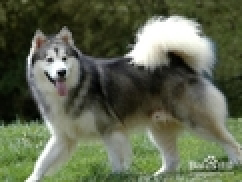
#> input picture test/luckydog.jpeg, 121 x 91 px (shown 2 times larger)
$ python matplotlib_test5.py
#> lines starting #> are read from the running program, lines starting #| are printed output that depends on the picture
#!/usr/bin/env python
# -*- coding: UTF-8 -*-

# 这段代码中第一个例子是读取一个本地图片并显示，
# 第二个例子中直接把上小节中反傅里叶变换生成的矩阵作为图像拿过来，原图和经过乘以3再加4变换的图直接绘制了两个形状一样，但是值的范围不一样的图案。
# 显示的时候imshow会自动进行归一化，把最亮的值显示为纯白，最暗的值显示为纯黑。
# 这是一种非常方便的设定，尤其是查看深度学习中某个卷积层的响应图时

import matplotlib.pyplot as plt
import numpy as np

np.random.seed(42)

n_grids = 51  # x-y平面的格点数
c = n_grids // 2  # 中心位置
nf = 2  # 低频成分的个数

x = np.linspace(0, 1, n_grids)
y = np.linspace(0, 1, n_grids)

X, Y = np.meshgrid(x, y)

spectrum = np.zeros((n_grids, n_grids), dtype=np.complex)

noise = [np.complex(x, y) for x, y in np.random.uniform(-1, 1, ((2 * nf + 1) ** 2 // 2, 2))]

noisy_block = np.concatenate((noise, [0j], np.conjugate(noise[::-1])))

spectrum[c - nf:c + nf + 1, c - nf:c + nf + 1] = noisy_block.reshape((2 * nf + 1, 2 * nf + 1))

Z = np.real(np.fft.ifft2(np.fft.ifftshift(spectrum)))


# 读取一张小白狗的照片并显示
plt.figure('dog picture')
little_dog_img = plt.imread('luckydog.jpeg')
#> little_dog_img is the input picture: shape (91, 121, 3); mean R, G, B 95.2, 102.4, 79.5
plt.imshow(little_dog_img)

# Z是上小节生成的随机图案，img0就是Z，img1是Z做了个简单的变换
img0 = Z
img1 = 3 * Z + 4

# cmap指定为'gray'用来显示灰度图
fig = plt.figure('Auto Normalized Visualization')
ax0 = fig.add_subplot(121)
ax0.imshow(img0, cmap='gray')

ax1 = fig.add_subplot(122)
ax1.imshow(img1, cmap='gray')

plt.show()
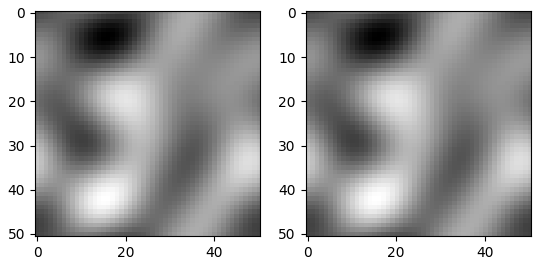
#> figure drawn by matplotlib, 2 panels
